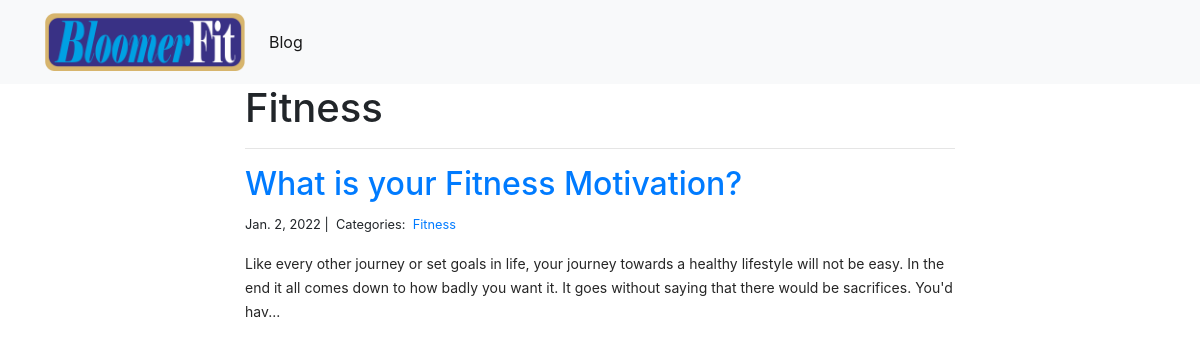
The page /blog/Fitness/ on the database its author committed.
### blog/models.py (models this page shows, shortened)
class Category(models.Model):
    name = models.CharField(max_length=20)

class Post(models.Model):
    title = models.CharField(max_length=255)
    body = HTMLField()
    created_on = models.DateTimeField(auto_now_add=True)
    last_modified = models.DateTimeField(auto_now=True)
    categories = models.ManyToManyField('Category', related_name='posts')
    image = models.FilePathField(path="C:/Users/USER/Desktop/fitnfine/fitness/blog/static/img")

### blog/views.py (the view)
# urls.py: path("<category>/", views.blog_category, name="blog_category")
def blog_category(request, category):
    posts = Post.objects.filter(
        categories__name__contains=category
    ).order_by(
        '-created_on'
    )
    context = {
        "category": category,
        "posts": posts
    }
    return render(request, "blog/blog_category.html", context)

### blog/templates/blog/blog_category.html
{% extends "blog/base.html" %}
{% block body %}
<div class="col-md-8 offset-md-2">
    <h1>{{ category | title }}</h1>
    <hr>
    {% for post in posts %}
        <h2><a href="{% url 'blog:blog_detail' post.pk %}">{{ post.title }}</a></h2>
        <small>
            {{ post.created_on.date }} |&nbsp;
            Categories:&nbsp;
            {% for category in post.categories.all %}
            <a href="{% url 'blog:blog_category' category.name %}">
                {{ category.name }}
            </a>&nbsp;
            {% endfor %}
        </small>
        <p>{{ post.body| safe | slice:":400" }}...</p>
    {% endfor %}
</div>
{% endblock %}

### rows shown on the page
Category: name "Fitness"
Post: title "What is your Fitness Motivation?", created_on "Jan. 2, 2022", body "Like every other journey or set goals in life, your journey towards a healthy lifestyle will not be easy. In the end it all comes down to how badly you want it. It goes without saying that there would be sacrifices. You'd hav"
